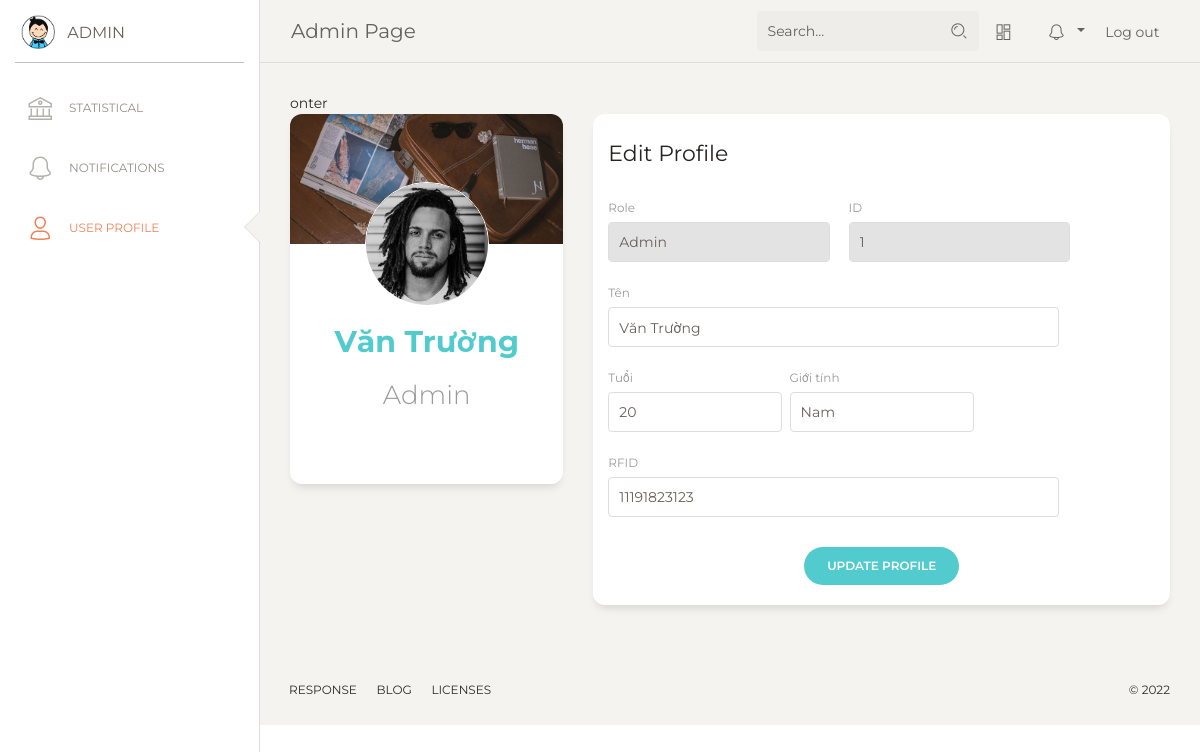
Screenshot of /home/user/1/ with the database file from the repository.
### home/models.py (models this page shows)
class People(models.Model):
    ID = models.IntegerField(primary_key=True, null=False, default=0)
    Name = models.CharField(max_length=100,null=True)
    Age = models.IntegerField(null=True)
    Gender = models.IntegerField(null=True)
    RFID = models.CharField(max_length=15,null=True)
    RoleID = models.IntegerField(null=True)

### home/views.py (the view)
# urls.py: path('home/user/<int:people_id>/', views.detailUser, name='detail'),
def detailUser(request,people_id):
    q = People.objects.get(pk=people_id)
    return render(request, 'home/index.html', {"people": q})

### templates/home/index.html (shortened to what this page needs)
{% extends 'home/base.html'%}
{% load static%}
 {% block sidebarblock%}
 <div class="sidebar-wrapper">
       <ul class="nav">
          <li>
            <a href="{% url 'home:statistical' %}">
              <i class="nc-icon nc-bank"></i>
              <p>Statistical</p>
            </a>
          </li>
          <li>
            <a href="{% url 'home:notification' %}">
              <i class="nc-icon nc-bell-55"></i>
              <p>Notifications</p>
            </a>
          </li>
          <li class="active" >
            <a href="{% url 'home:detail' request.session.people_id %}">
              <i class="nc-icon nc-single-02"></i>
              <p>User Profile</p>
            </a>
          </li>
        </ul>
      </div>
{% endblock %}
   {% block contentblock%}
      <div class="content">onter
        <div class="row">
          <div class="col-md-4">
            <div class="card card-user">
              <div class="image">
                <img src="{% static 'img/damir-bosnjak.jpg' %}" alt="...">
              </div>
              <div class="card-body">
                <div class="author">
                  <a href="#">
                     {% if people.Gender == 1%}
                    <img class="avatar border-gray" src="{% static 'img/mike.jpg' %}" alt="...">
                    {% else %}
                    <img class="avatar border-gray"  src="{% static 'img/faces/joe-gardner-2.jpg' %}" alt="...">
                    {%endif%}
                    <h5 style="font-size:30px;margin-bottom:20px" class="title">{{people.Name}}</h5>
                  </a>
                </div>
                <p style="font-size:26px" class="description text-center">
                  {% if people.RoleID == 1 %}
                  Admin
                  {%else%} User
                  {% endif %}
                </p>
              </div>
            </div>
          </div>
          <div class="col-md-8">
            <div class="card card-user">
              <div class="card-header">
                <h5 class="card-title">Edit Profile</h5>
              </div>
              <div class="card-body">
                <form method="post" action="{% url 'home:update' people.ID%}">
                  <div class="row">
                    <div class="col-md-5 pr-1">
                      <div class="form-group">
                        <label>Role</label>
                        <input type="text" name="RoleID" class="form-control"  placeholder="Company" disabled
                               value="{% if people.RoleID == 1 %}Admin{%else%}User{% endif %}">
                      </div>
                    </div>
                    <div class="col-md-5 pr-1">
                      <div class="form-group">
                        <label>ID</label>
                        <input type="text" name="ID" class="form-control" placeholder="ID" disabled value="{{people.ID}}">
                      </div>
                    </div>
                  </div>
                  <div class="row">
                    <div class="col-md-10 ">
                      <div class="form-group">
                        <label>Tên</label>
                        <input type="text" class="form-control" name="Name" placeholder="Company" value="{{people.Name}}">
                      </div>
                    </div>
                  </div>
                  <div class="row">
                    <div class="col-md-4 pr-1">
                      <div class="form-group">
                        <label>Tuổi</label>
                        <input type="text" class="form-control" name="Age" placeholder="Age" value="{{people.Age}}">
                      </div>
                    </div>
                    <div class="col-md-4 px-1">
                      <div class="form-group">
                        <label>Giới tính</label>
                        <input type="text" class="form-control" name="Gender" placeholder="Country" value="{% if people.Gender == 1  %}Nam{% else %}Nữ{%endif%}">
                      </div>
                    </div>
                  </div>
                  <div class="row">
                    <div class="col-md-10">
                      <div class="form-group">
                        <label>RFID</label>
                        <input type="text" name="RFID"
                               class="form-control" placeholder="RFID" value="{{people.RFID}}">
                      </div>
                    </div>
                  </div>
                  <div class="row">
                    <div class="update ml-auto mr-auto">
                      <button type="submit" class="btn btn-primary btn-round">Update Profile</button>
                    </div>
                  </div>
                </form>
              </div>
            </div>
          </div>
        </div>
      </div>
    {% endblock %}

### rows the page displays
People: Name "Văn Trường", RoleID "Admin", ID "1", Age "20", Gender "Nam", RFID "11191823123"
